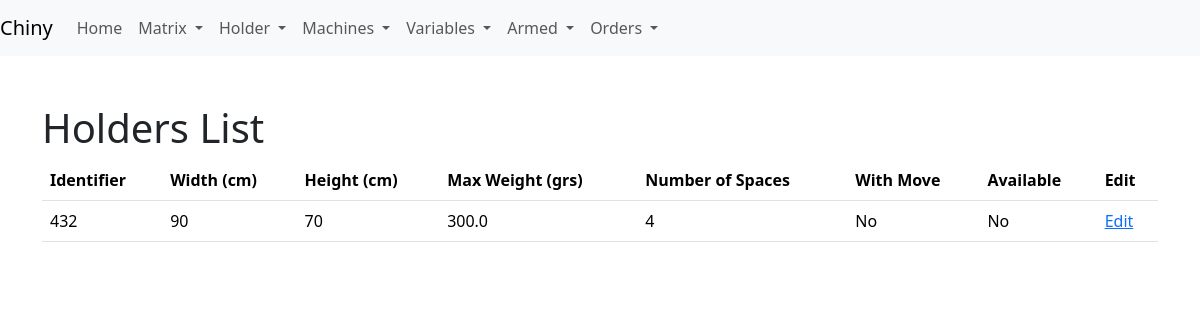
Page /list_holders on the committed database.
### app/models.py (models this page shows)
class Holder(db.Model):
    __tablename__ = 'holder'
    id = db.Column(db.Integer, primary_key=True)
    identifier = db.Column(db.String(5), nullable=False)
    width_cm = db.Column(db.Integer, nullable=False)
    height_cm = db.Column(db.Integer, nullable=False)
    max_weight_grs = db.Column(db.Float, nullable=False)
    with_move = db.Column(db.Boolean, default=False)
    available = db.Column(db.Boolean, default=True)
    num_spaces = db.Column(db.Integer, nullable=False)  # Número de espacios
    sectors = db.relationship('Sector', backref='holder', lazy=True)

### app/routes.py (the view)
@app.route('/list_holders')
def list_holders():
    holders = Holder.query.all()
    return render_template('list_holders.html', holders=holders)

### app/templates/list_holders.html (shortened to what this page needs)
<!DOCTYPE html>
<html lang="en">
<head>
    <link rel="stylesheet" href="{{ url_for('static', filename='css/bootstrap.min.css') }}">
</head>
<body>
    {% include 'navbar.html' %}
    <div class="container mt-5">
        <h1>Holders List</h1>
        <table class="table">
            <thead>
                <tr>
                    <th>Identifier</th>
                    <th>Width (cm)</th>
                    <th>Height (cm)</th>
                    <th>Max Weight (grs)</th>
                    <th>Number of Spaces</th>
                    <th>With Move</th>
                    <th>Available</th>
		    <th>Edit</th>
                </tr>
            </thead>
            <tbody>
                {% for holder in holders %}
                <tr>
                    <td>{{ holder.identifier }}</td>
                    <td>{{ holder.width_cm }}</td>
                    <td>{{ holder.height_cm }}</td>
                    <td>{{ holder.max_weight_grs }}</td>
                    <td>{{ holder.num_spaces }}</td>
                    <td>{{ 'Yes' if holder.with_move else 'No' }}</td>
                    <td>{{ 'Yes' if holder.available else 'No' }}</td>
		    <td><a href="{{ url_for('edit_holder', holder_id=holder.id) }}">Edit</a></td>
                </tr>
                {% endfor %}
            </tbody>
        </table>
    </div>
</body>
</html>

### rows in the picture
Holder: identifier "432", width_cm "90", height_cm "70", max_weight_grs "300.0", num_spaces "4", with_move "No", available "No"
